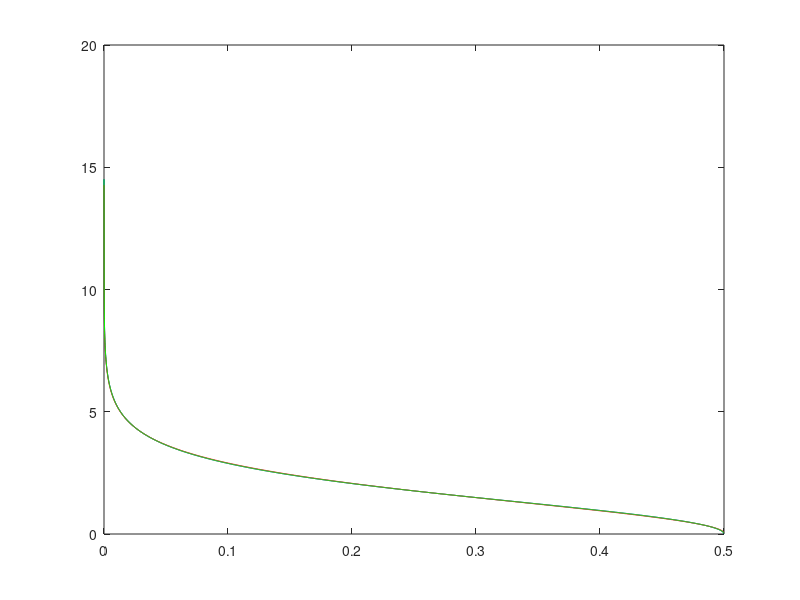

Recreate this plot in MATLAB.
%Same as logisticmodel3.m but in this case we would like to test the
%case of 2D (bivariate) logistic, with threshold specified in the paper.
%The different variate are independent.

clear all
clc

close all
%clc

% % % % % % % % % % % % % % % % % % x = 0.001:0.001:0.999; %Probability(detection)
% % % % % % % % % % % % % % % % % % T = log(x./(1-x)); 
% % % % % % % % % % % % % % % % % % %plot(x,T)
% % % % % % % % % % % % % % % % % % plot(x(T>=0),T(T>=0))



x = 0.000001:0.0001:0.5; %1/3:0.0001:1; %0.00001:0.0001:0.6667; %False alarm probability
z = x;
%x = 0.000001:0.000001:0.1;
x = x./(1 + sqrt(1 - 2*x));
y = log((1-x)./x); 
% x(y<0) = [];
% y(y<0) = [];
%z = 1.8333 - 3*log(1-x) + 1.5*log(1-x).^2 + 1/3* log(1-x).^3; 

%CDF
F = 1./(1 + exp(-y));
G = 2*F.*(1-F);



w = -((1 - (1-x)./x) + (1 - (1-x)./x).^2/2 + (1 - (1-x)./x).^3/3 + (1 - (1-x)./x).^4/4 + (1 - (1-x)./x).^5/5 + (1 - (1-x)./x).^6/6 + (1 - (1-x)./x).^7/7 + (1 - (1-x)./x).^8/8 + (1 - (1-x)./x).^9/9 + (1 - (1-x)./x).^10/10 + (1 - (1-x)./x).^11/11 + ...
    (1 - (1-x)./x).^12/12 + (1 - (1-x)./x).^13/13 + (1 - (1-x)./x).^14/14 + (1 - (1-x)./x).^15/15 + (1 - (1-x)./x).^16/16 + (1 - (1-x)./x).^17/17 + (1 - (1-x)./x).^18/18 + (1 - (1-x)./x).^19/19 + (1 - (1-x)./x).^20/20 + (1 - (1-x)./x).^21/21 + ... 
    (1 - (1-x)./x).^22/22 + (1 - (1-x)./x).^23/23 + (1 - (1-x)./x).^24/24 + (1 - (1-x)./x).^25/25 + (1 - (1-x)./x).^26/26 + (1 - (1-x)./x).^27/27 + (1 - (1-x)./x).^28/28 + (1 - (1-x)./x).^29/29 + (1 - (1-x)./x).^30/30 + (1 - (1-x)./x).^31/31 + ...
    (1 - (1-x)./x).^32/32 + (1 - (1-x)./x).^33/33 + (1 - (1-x)./x).^34/34 + (1 - (1-x)./x).^35/35 + (1 - (1-x)./x).^36/36 + (1 - (1-x)./x).^37/37 + (1 - (1-x)./x).^38/38 + (1 - (1-x)./x).^39/39 + (1 - (1-x)./x).^40/40 + (1 - (1-x)./x).^41/41 + ...
    (1 - (1-x)./x).^42/42 + (1 - (1-x)./x).^43/43 + (1 - (1-x)./x).^44/44 + (1 - (1-x)./x).^45/45 + (1 - (1-x)./x).^46/46 + (1 - (1-x)./x).^47/47 + (1 - (1-x)./x).^48/48 + (1 - (1-x)./x).^49/49 + (1 - (1-x)./x).^50/50 + (1 - (1-x)./x).^51/51 + ...
    (1 - (1-x)./x).^52/52 + (1 - (1-x)./x).^53/53 + (1 - (1-x)./x).^54/54 + (1 - (1-x)./x).^55/55 + (1 - (1-x)./x).^56/56 + (1 - (1-x)./x).^57/57 + (1 - (1-x)./x).^58/58 + (1 - (1-x)./x).^59/59 + (1 - (1-x)./x).^60/60 + (1 - (1-x)./x).^61/61);
%1/3<X<1
mean((w - y).^2)

figure
plot(z,y,'b')
hold on
%plot(x,z,'r')
% % % % % % % % % % % % % % % % % % % % % % % % % % % % % % % % % % % % % % % % % % % % % plot(x,w,'g')

%r = -0.977*log(x)  - 1.503*x + 0.1078;  %VALID FOR 0<X<1/2: step e-4
r = -0.9757*log(x)  - 1.51*x + 0.1119;  %VALID FOR 0<X<1/2 for T>=0: step e-6
plot(z,r,'r')
% 
mean((r - y).^2)

plot(z,y,'g')
hold off


% v1 = (1 + log(1-x));% + (1 + log(1-x)).^2/2;
% v2 = -log(x);
% figure
% plot(x,v1)
% hold on
% plot(x,v2,'r')
% hold off